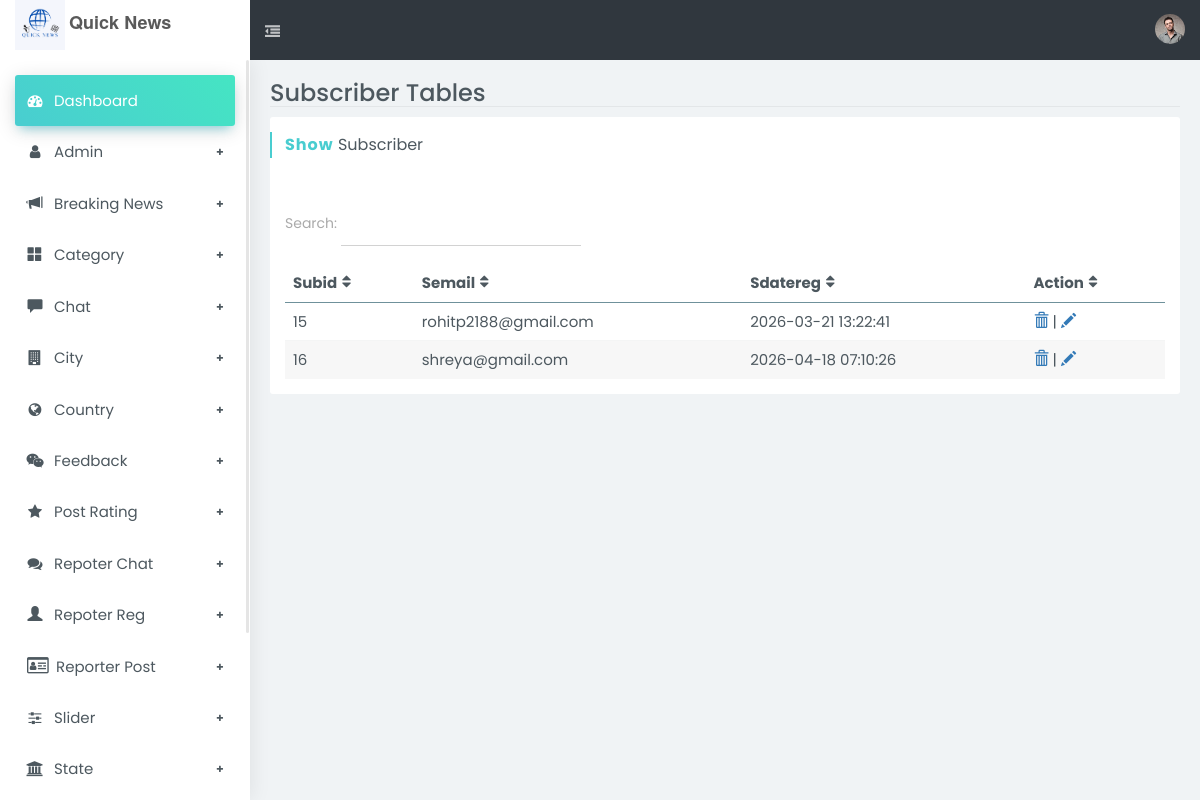
The page /newsadmin/index.php/subscribercontroller on the database its author committed.
### tables this page shows
CREATE TABLE IF NOT EXISTS `subscriber` (
  `subid` int NOT NULL AUTO_INCREMENT,
  `semail` varchar(30) NOT NULL,
  `sdatereg` timestamp NOT NULL DEFAULT CURRENT_TIMESTAMP ON UPDATE CURRENT_TIMESTAMP,
  PRIMARY KEY (`subid`)
);

### newsadmin/application/controllers/subscribercontroller.php (called while the page is built, shortened)
<?php
class subscribercontroller extends CI_Controller{
    public function index() {
        $file['subscriber']=$this->db->get('subscriber')->result();
        $this->load->view('template/header');
        $this->load->view('template/sidebar');
        $this->load->view('subscriber/showsubscriber',$file);
    }
 }
?>

### newsadmin/index.php (called while the page is built, shortened)
<?php
require_once BASEPATH.'core/CodeIgniter.php';

### newsadmin/application/views/subscriber/showsubscriber.php (the view, shortened to what this page needs)
		<section id="content">
			<div class="page page-tables-footable">
				<div class="b-b mb-10">
					<div class="row">
						<div class="col-sm-6 col-xs-12">
							<h1 class="h3 m-0">Subscriber Tables</h1>
						</div>
					</div>
				</div>
				<div class="row">
					<div class="col-md-12">
						<section class="boxs ">
							<div class="boxs-header">
								<h3 class="custom-font hb-cyan">
									<strong>Show</strong> Subscriber</h3>
							</div>
							<div class="boxs-body">
								<div class="form-group">
									<label for="filter" style="padding-top: 5px">Search:</label>
									<input id="filter" type="text" class="form-control rounded w-md mb-10 inline-block" />
								</div>
								<table id="searchTextResults" data-filter="#filter" data-page-size="5" class="footable table table-custom">
									<thead>
										<tr>
											<th>Subid</th>
											<th>Semail</th>
											<th data-hide="phone">Sdatereg</th>
											<th>Action</th>
										</tr>
									</thead>
									<tbody>
									<?php
									foreach($subscriber as $row)
										{
										?>
										<tr>
											<td><?php echo $row->subid ?></td>
											<td><?php echo $row->semail ?></td>
											<td><?php echo $row->sdatereg ?></td>
											<td>
												<a href="<?php echo site_url() ?>/subscribercontroller/del/<?php echo $row->subid?>"><i class="glyphicon glyphicon-trash"></i></a> |
												<a href="<?php echo site_url() ?>/subscribercontroller/edit/<?php echo $row->subid ?>"><i class="glyphicon glyphicon-pencil"></i></a>
											</td>
										</tr>
										<?php
										}
										?>
									</tbody>
								</table>
							</div>
						</section>
					</div>
				</div>
			</div>
		</section>
	</div>
</body>
</html>

### rows shown on the page
subscriber: subid "15", semail "rohitp2188@gmail.com", sdatereg "2026-03-21 13:22:41"
subscriber: subid "16", semail "shreya@gmail.com", sdatereg "2026-04-18 07:10:26"
